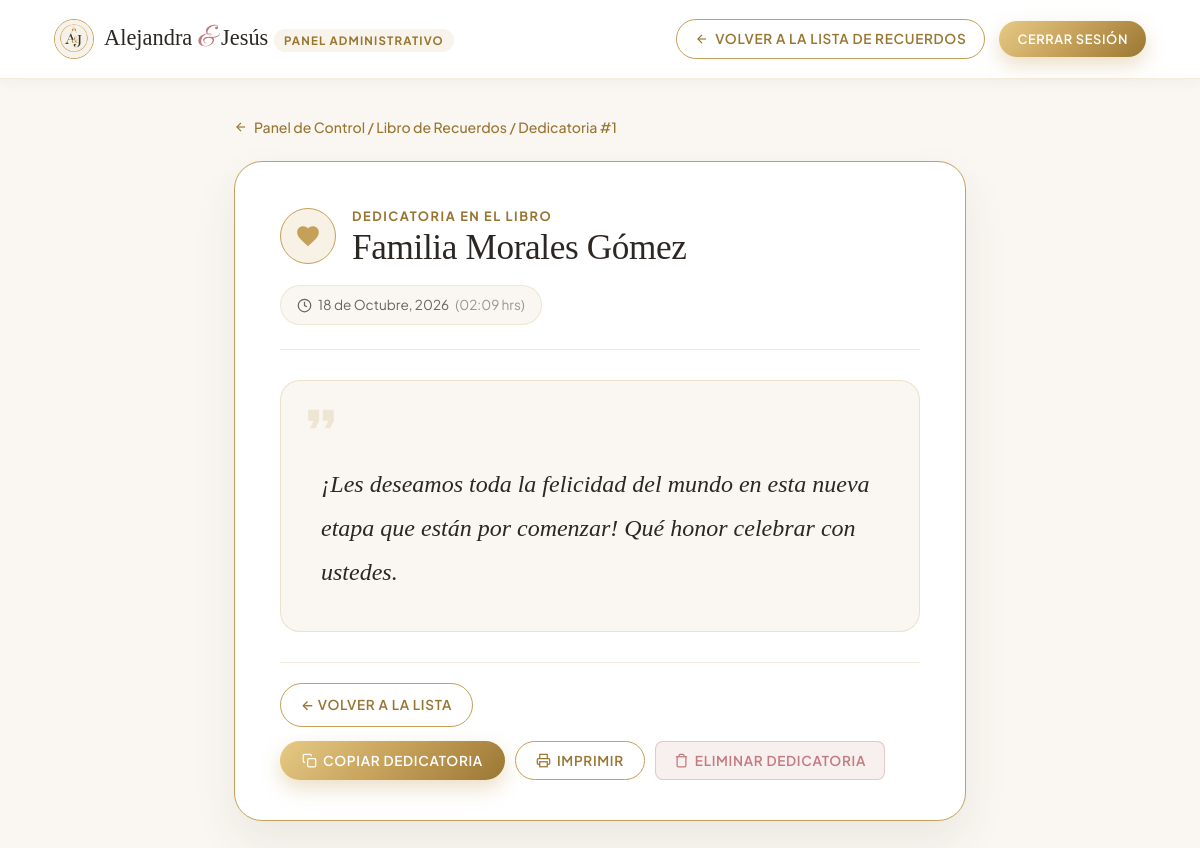
Page /admin.php?recuerdo_id=1 (signed in) on the committed database.
### tables this page shows
CREATE TABLE IF NOT EXISTS `guestbook_messages` (
    `id` INT UNSIGNED AUTO_INCREMENT PRIMARY KEY,
    `author` VARCHAR(150) NOT NULL COMMENT 'De parte de (Nombre de quien firma)',
    `message` TEXT NOT NULL COMMENT 'Deseo, anécdota o recuerdo para los novios',
    `is_approved` TINYINT(1) NOT NULL DEFAULT 1 COMMENT '1 = Visible, 0 = Oculto',
    `created_at` TIMESTAMP DEFAULT CURRENT_TIMESTAMP,
    INDEX `idx_created_at` (`created_at` DESC)
);

### src/Repositories/GuestbookRepository.php (called while the page is built, shortened)
<?php
class GuestbookRepository
{
    private PDO $db;
    public function __construct(PDO $db)
    {
        $this->db = $db;
    }
    public function findById(int $id): ?GuestbookMessage
    {
        $sql = "SELECT id, author, message, is_approved, created_at
                FROM guestbook_messages
                WHERE id = :id LIMIT 1";
        $stmt = $this->db->prepare($sql);
        $stmt->execute([':id' => $id]);
        $row = $stmt->fetch();
        return new GuestbookMessage(
            $row['author'],
            $row['message'],
            (int)$row['id'],
            (bool)$row['is_approved'],
            $row['created_at']
        );
    }
}

### src/Models/GuestbookMessage.php (called while the page is built, shortened)
<?php
class GuestbookMessage implements JsonSerializable
{
    private string $author;
    private string $message;
    private ?string $createdAt;
    public function __construct(
        string $author,
        string $message,
        ?int $id = null,
        bool $isApproved = true,
        ?string $createdAt = null
    ) {
        $this->author = trim($author);
        $this->message = trim($message);
        $this->createdAt = $createdAt;
    }
    public function getAuthor(): string
    {
        return $this->author;
    }
    public function getMessage(): string
    {
        return $this->message;
    }
    public function getCreatedAt(): ?string
    {
        return $this->createdAt;
    }
    public function getFormattedDate(): string
    {
        $timestamp = strtotime($this->createdAt);
        $meses = [
            1 => 'Enero', 2 => 'Febrero', 3 => 'Marzo', 4 => 'Abril',
            5 => 'Mayo', 6 => 'Junio', 7 => 'Julio', 8 => 'Agosto',
            9 => 'Septiembre', 10 => 'Octubre', 11 => 'Noviembre', 12 => 'Diciembre'
        ];
        $dia = date('j', $timestamp);
        $mes = $meses[(int)date('n', $timestamp)];
        $año = date('Y', $timestamp);
        return "{$dia} de {$mes}, {$año}";
    }
}

### public/admin.php (the view, shortened to what this page needs)
<?php
try {
    $db = Database::getConnection();
    $guestbookRepo = new GuestbookRepository($db);
    $recuerdoId = null;
    if (isset($_GET['recuerdo_id'])) {
        $recuerdoId = (int)$_GET['recuerdo_id'];
    } elseif (preg_match('#/admin/recuerdo/(\d+)#', $_SERVER['REQUEST_URI'] ?? '', $matches)) {
        $recuerdoId = (int)$matches[1];
    }
    if ($recuerdoId !== null) {
        $singleMemory = $guestbookRepo->findById($recuerdoId);
        ?>
<!DOCTYPE html>
<html lang="es">
<head>
    <link rel="stylesheet" href="/assets/css/style.css">
</head>
<body class="admin-dashboard">
    <header class="admin-dashboard__nav">
        <div class="container admin-dashboard__nav-inner">
            <div class="admin-dashboard__nav-logo" style="display: flex; align-items: center; gap: 10px;">
                <img src="/assets/images/logo-aj.png" alt="A & J" style="height: 40px; width: 40px; border-radius: 50%; border: 1.5px solid #C5A059; object-fit: cover;">
                <div>
                    Alejandra <span>&</span> Jesús
                    <small>Panel Administrativo</small>
                </div>
            </div>
            <div class="admin-dashboard__nav-actions">
                <a href="/admin?tab=tab-libro" class="btn btn--outline" style="padding: 8px 18px; font-size: 0.85rem; display: inline-flex; align-items: center; gap: 6px;">
                    <svg width="14" height="14" viewBox="0 0 24 24" fill="none" stroke="currentColor" stroke-width="2">
                        <line x1="19" y1="12" x2="5" y2="12"></line>
                        <polyline points="12 19 5 12 12 5"></polyline>
                    </svg>
                    Volver a la Lista de Recuerdos
                </a>
                <a href="/admin/logout" class="btn btn--gold" style="padding: 8px 18px; font-size: 0.8rem;">
                    Cerrar Sesión
                </a>
            </div>
        </div>
    </header>
    <main class="container container--narrow" style="padding-top: 36px; padding-bottom: 60px;">
        <div style="margin-bottom: 20px;">
            <a href="/admin?tab=tab-libro" style="font-size: 0.88rem; color: #987532; display: inline-flex; align-items: center; gap: 6px; font-weight: 500;">
                <svg width="14" height="14" viewBox="0 0 24 24" fill="none" stroke="currentColor" stroke-width="2">
                    <line x1="19" y1="12" x2="5" y2="12"></line>
                    <polyline points="12 19 5 12 12 5"></polyline>
                </svg>
                Panel de Control / Libro de Recuerdos / Dedicatoria #<?= $recuerdoId ?>
            </a>
        </div>
        <?php if (!$singleMemory): ?>
            <div class="card" style="text-align: center; padding: 50px 20px; border: 1.5px dashed #C5A059; background: #FFFFFF; border-radius: 24px;">
                <h3 style="font-family: 'Cormorant Garamond', serif; font-size: 1.8rem; color: #8E4A49; margin-bottom: 10px;">Dedicatoria no encontrada</h3>
                <p style="color: #6B635E; margin-bottom: 24px;">El mensaje que intentas consultar no existe o ha sido eliminado.</p>
                <a href="/admin?tab=tab-libro" class="btn btn--gold">Volver a la Lista de Recuerdos</a>
            </div>
        <?php else: ?>
            <div class="admin-single-view__card" style="background: #FFFFFF; border-radius: 28px; border: 1.5px solid #C5A059; padding: 40px 45px; box-shadow: 0 20px 45px rgba(60, 48, 38, 0.08); position: relative;">
                <div style="display: flex; align-items: center; justify-content: space-between; border-bottom: 1px solid rgba(197, 160, 89, 0.25); padding-bottom: 24px; margin-bottom: 30px; flex-wrap: wrap; gap: 16px;">
                    <div style="display: flex; align-items: center; gap: 16px;">
                        <div style="width: 56px; height: 56px; border-radius: 50%; background: rgba(197, 160, 89, 0.15); border: 1.5px solid #C5A059; display: flex; align-items: center; justify-content: center; flex-shrink: 0;">
                            <svg width="26" height="26" viewBox="0 0 24 24" fill="#C5A059">
                                <path d="M12 21.35l-1.45-1.32C5.4 15.36 2 12.28 2 8.5 2 5.42 4.42 3 7.5 3c1.74 0 3.41.81 4.5 2.09C13.09 3.81 14.76 3 16.5 3 19.58 3 22 5.42 22 8.5c0 3.78-3.4 6.86-8.55 11.54L12 21.35z"/>
                            </svg>
                        </div>
                        <div>
                            <span style="font-size: 0.8rem; font-weight: 700; text-transform: uppercase; letter-spacing: 0.12em; color: #987532;">Dedicatoria en el Libro</span>
                            <h1 style="font-family: 'Cormorant Garamond', serif; font-size: 2.2rem; color: #2D2724; margin: 0; line-height: 1.2;">
                                <?= htmlspecialchars($singleMemory->getAuthor()) ?>
                            </h1>
                        </div>
                    </div>
                    <div style="font-size: 0.85rem; color: #6B635E; display: flex; align-items: center; gap: 6px; background: #FAF7F2; padding: 8px 16px; border-radius: 20px; border: 1px solid rgba(197, 160, 89, 0.2);">
                        <svg width="15" height="15" viewBox="0 0 24 24" fill="none" stroke="currentColor" stroke-width="2">
                            <circle cx="12" cy="12" r="10"></circle>
                            <polyline points="12 6 12 12 16 14"></polyline>
                        </svg>
                        <?= htmlspecialchars($singleMemory->getFormattedDate()) ?>
                        <span style="color: #9B938D;">(<?= date('H:i', strtotime($singleMemory->getCreatedAt() ?? 'now')) ?> hrs)</span>
                    </div>
                </div>
                <div style="position: relative; padding: 36px 40px; background: #FAF7F2; border-radius: 20px; border: 1px solid rgba(197, 160, 89, 0.25); margin-bottom: 30px;">
                    <svg width="44" height="44" viewBox="0 0 24 24" fill="rgba(197, 160, 89, 0.2)" style="position: absolute; top: 16px; left: 18px;">
                        <path d="M6 17h3l2-4V7H5v6h3zm8 0h3l2-4V7h-6v6h3z"/>
                    </svg>
                    <div id="memory-full-text" style="font-family: 'Cormorant Garamond', serif; font-size: 1.5rem; line-height: 1.85; color: #2D2724; font-style: italic; position: relative; z-index: 1; white-space: pre-wrap; word-break: break-word;">
<?= htmlspecialchars($singleMemory->getMessage()) ?>
                    </div>
                </div>
                <div class="admin-single-view__actions" style="display: flex; align-items: center; justify-content: space-between; flex-wrap: wrap; gap: 14px; padding-top: 20px; border-top: 1px solid rgba(197, 160, 89, 0.2);">
                    <a href="/admin?tab=tab-libro" class="btn btn--outline" style="padding: 10px 20px; font-size: 0.85rem;">
                        ← Volver a la Lista
                    </a>
                    <div style="display: flex; gap: 10px; flex-wrap: wrap;">
                        <button type="button" onclick="copyFullMemory()" id="btn-copy-memory" class="btn btn--gold" style="padding: 10px 22px; font-size: 0.85rem; display: inline-flex; align-items: center; gap: 6px;">
                            <svg width="15" height="15" viewBox="0 0 24 24" fill="none" stroke="currentColor" stroke-width="2">
                                <rect x="9" y="9" width="13" height="13" rx="2" ry="2"></rect>
                                <path d="M5 15H4a2 2 0 0 1-2-2V4a2 2 0 0 1 2-2h9a2 2 0 0 1 2 2v1"></path>
                            </svg>
                            Copiar Dedicatoria
                        </button>
                        <button type="button" onclick="window.print()" class="btn btn--outline" style="padding: 10px 20px; font-size: 0.85rem; display: inline-flex; align-items: center; gap: 6px;">
                            <svg width="15" height="15" viewBox="0 0 24 24" fill="none" stroke="currentColor" stroke-width="2">
                                <polyline points="6 9 6 2 18 2 18 9"></polyline>
                                <path d="M6 18H4a2 2 0 0 1-2-2v-5a2 2 0 0 1 2-2h16a2 2 0 0 1 2 2v5a2 2 0 0 1-2 2h-2"></path>
                                <rect x="6" y="14" width="12" height="8"></rect>
                            </svg>
                            Imprimir
                        </button>
                        <form method="POST" action="/admin" onsubmit="return confirm('¿Confirmas que deseas eliminar esta dedicatoria permanentemente? Esta acción no se puede deshacer.');" style="display: inline; margin: 0;">
                            <button type="submit" class="btn" style="background: rgba(194, 123, 127, 0.12); color: #C27B7F; border: 1px solid rgba(194, 123, 127, 0.35); padding: 10px 18px; font-size: 0.85rem; border-radius: 8px; cursor: pointer; display: inline-flex; align-items: center; gap: 6px;">
                                <svg width="15" height="15" viewBox="0 0 24 24" fill="none" stroke="currentColor" stroke-width="2">
                                    <polyline points="3 6 5 6 21 6"></polyline>
                                    <path d="M19 6v14a2 2 0 0 1-2 2H7a2 2 0 0 1-2-2V6m3 0V4a2 2 0 0 1 2-2h4a2 2 0 0 1 2 2v2"></path>
                                </svg>
                                Eliminar Dedicatoria
                            </button>
                        </form>
                    </div>
                </div>
            </div>
        <?php endif; ?>
    </main>
</body>
</html>
<?php
        exit;
    }
} catch (\Throwable $e) {
    die("Error al consultar la base de datos de HostGator: " . $e->getMessage());
}
?>

### public/assets/css/style.css (style rules this page uses)
*, *::before, *::after { box-sizing: border-box; margin: 0; padding: 0; }
html { scroll-behavior: smooth; font-size: 16px; }
body { background-color: #FAF7F2; color: #2D2724; font-family: "Plus Jakarta Sans", -apple-system, BlinkMacSystemFont, "Segoe UI", Roboto, sans-serif; font-weight: 400; line-height: 1.6; overflow-x: hidden; position: relative; background-image: radial-gradient(circle at 10% 20%, rgba(197, 160, 89, 0.03) 0%, transparent 40%), radial-gradient(circle at 90% 80%, rgba(194, 123, 127, 0.03) 0%, transparent 40%); }
.container { width: 100%; max-width: 1140px; margin: 0 auto; padding: 0 24px; }
.container--narrow { max-width: 780px; }
h1, h2, h3, h4, .font-serif { font-family: "Cormorant Garamond", "Playfair Display", Georgia, serif; font-weight: 500; line-height: 1.25; letter-spacing: -0.01em; }
a { color: inherit; text-decoration: none; transition: all 0.2s ease; }
.btn { display: inline-flex; align-items: center; justify-content: center; gap: 10px; padding: 14px 32px; font-family: "Plus Jakarta Sans", -apple-system, BlinkMacSystemFont, "Segoe UI", Roboto, sans-serif; font-size: 0.95rem; font-weight: 600; letter-spacing: 0.05em; text-transform: uppercase; text-decoration: none; border-radius: 9999px; cursor: pointer; transition: all 0.35s cubic-bezier(0.4, 0, 0.2, 1); border: none; outline: none; }
.btn--gold { background: linear-gradient(135deg, #E6CA85 0%, #C5A059 50%, #9A7734 100%); color: #FFFFFF; box-shadow: 0 8px 20px rgba(197, 160, 89, 0.35); }
.btn--outline { background: transparent; color: #987532; border: 1px solid #C5A059; }
.admin-dashboard { min-height: 100vh; background: #FAF7F2; padding-bottom: 80px; }
.admin-dashboard__nav { background: #FFFFFF; border-bottom: 1px solid rgba(197, 160, 89, 0.2); padding: 16px 0; box-shadow: 0 4px 12px rgba(45, 39, 36, 0.04); position: sticky; top: 0; z-index: 50; }
.admin-dashboard__nav-inner { display: flex; align-items: center; justify-content: space-between; }
.admin-dashboard__nav-logo { font-family: "Cormorant Garamond", "Playfair Display", Georgia, serif; font-size: 1.4rem; color: #2D2724; display: flex; align-items: center; gap: 10px; }
.admin-dashboard__nav-logo span { font-family: "Great Vibes", cursive; color: #C27B7F; font-size: 1.8rem; }
.admin-dashboard__nav-logo small { font-family: "Plus Jakarta Sans", -apple-system, BlinkMacSystemFont, "Segoe UI", Roboto, sans-serif; font-size: 0.72rem; font-weight: 700; letter-spacing: 0.1em; text-transform: uppercase; background: rgba(197, 160, 89, 0.12); color: #987532; padding: 4px 10px; border-radius: 9999px; }
.admin-dashboard__nav-actions { display: flex; align-items: center; gap: 14px; }

### rows in the picture
guestbook_messages: author "Familia Morales Gómez", created_at "18 de Octubre, 2026", created_at "02:09", message "¡Les deseamos toda la felicidad del mundo en esta nueva etapa que están por comenzar! Qué honor celebrar con ustedes."

### other values in the picture
$recuerdoId "1"
